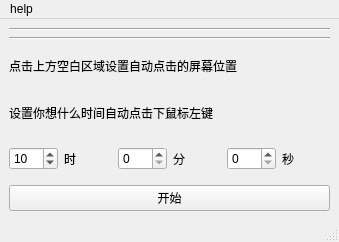
<?xml version="1.0" encoding="UTF-8"?>
<ui version="4.0">
 <class>MainWindow</class>
 <widget class="QMainWindow" name="MainWindow">
  <property name="geometry">
   <rect>
    <x>0</x>
    <y>0</y>
    <width>339</width>
    <height>242</height>
   </rect>
  </property>
  <property name="windowTitle">
   <string>HandSpeed</string>
  </property>
  <property name="windowOpacity">
   <double>0.800000000000000</double>
  </property>
  <widget class="QWidget" name="centralwidget">
   <layout class="QVBoxLayout" name="verticalLayout">
    <item>
     <widget class="Line" name="line_6">
      <property name="orientation">
       <enum>Qt::Horizontal</enum>
      </property>
     </widget>
    </item>
    <item>
     <layout class="QHBoxLayout" name="add_layout" stretch=""/>
    </item>
    <item>
     <widget class="Line" name="line_3">
      <property name="orientation">
       <enum>Qt::Horizontal</enum>
      </property>
     </widget>
    </item>
    <item>
     <widget class="QLabel" name="label_5">
      <property name="text">
       <string>点击上方空白区域设置自动点击的屏幕位置</string>
      </property>
     </widget>
    </item>
    <item>
     <widget class="QLabel" name="label_4">
      <property name="text">
       <string>设置你想什么时间自动点击下鼠标左键</string>
      </property>
     </widget>
    </item>
    <item>
     <layout class="QHBoxLayout" name="horizontalLayout_4">
      <item>
       <layout class="QHBoxLayout" name="horizontalLayout">
        <item>
         <widget class="QSpinBox" name="hour">
          <property name="minimum">
           <number>1</number>
          </property>
          <property name="maximum">
           <number>24</number>
          </property>
          <property name="value">
           <number>10</number>
          </property>
         </widget>
        </item>
        <item>
         <widget class="QLabel" name="label">
          <property name="text">
           <string>时</string>
          </property>
         </widget>
        </item>
       </layout>
      </item>
      <item>
       <layout class="QHBoxLayout" name="horizontalLayout_3">
        <item>
         <widget class="QSpinBox" name="minute">
          <property name="maximum">
           <number>59</number>
          </property>
         </widget>
        </item>
        <item>
         <widget class="QLabel" name="label_3">
          <property name="text">
           <string>分</string>
          </property>
         </widget>
        </item>
       </layout>
      </item>
      <item>
       <layout class="QHBoxLayout" name="horizontalLayout_2">
        <item>
         <widget class="QSpinBox" name="second">
          <property name="maximum">
           <number>59</number>
          </property>
         </widget>
        </item>
        <item>
         <widget class="QLabel" name="label_2">
          <property name="text">
           <string>秒</string>
          </property>
         </widget>
        </item>
       </layout>
      </item>
     </layout>
    </item>
    <item>
     <widget class="QPushButton" name="start_btn">
      <property name="text">
       <string>开始</string>
      </property>
     </widget>
    </item>
   </layout>
  </widget>
  <widget class="QMenuBar" name="menubar">
   <property name="geometry">
    <rect>
     <x>0</x>
     <y>0</y>
     <width>339</width>
     <height>26</height>
    </rect>
   </property>
   <widget class="QMenu" name="menuhelp">
    <property name="title">
     <string>help</string>
    </property>
    <addaction name="menu_deam_help"/>
   </widget>
   <addaction name="menuhelp"/>
  </widget>
  <widget class="QStatusBar" name="statusbar"/>
  <action name="menu_deam_help">
   <property name="text">
    <string>Deam</string>
   </property>
  </action>
 </widget>
 <resources/>
 <connections/>
</ui>
